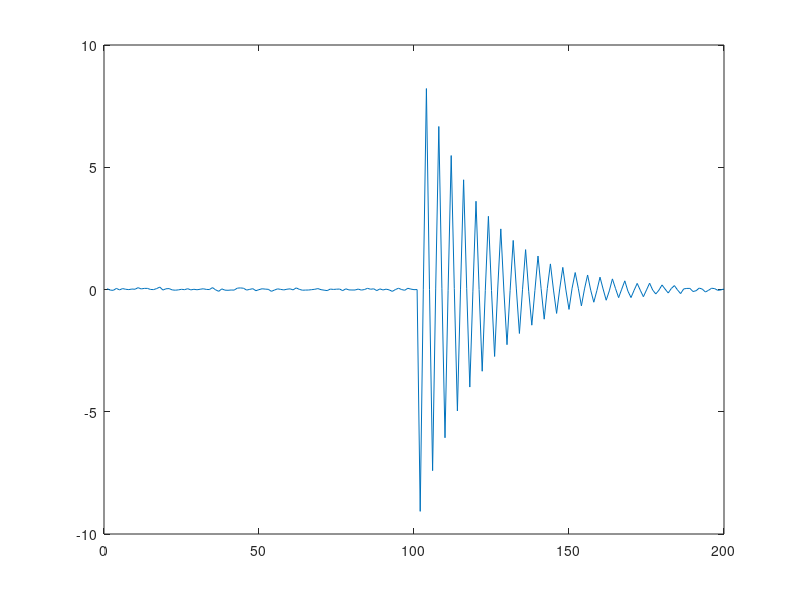

Here is the MATLAB script that generated this plot: (Note: this script raises an error after producing the figure.)
%% 1.5a ???

t_s = 1;
n = 200;
step = 1;

time = t_s:step:n;
w_t = transpose(wgn(n,1000,0));
s_t = zeros(1,n);

for j = 1:n
    if j < 101
       s_t(j) = 0;
    else
       s_t(j) = 10*exp(-(j - 100)/20)*cos(2*pi*j/4); 
    end
end

x_t = repmat(s_t,1000,1) + w_t;

mean_x = @(t) mean(x_t(t,:));

plot(time,mean(x_t, 1))
hold on
%plot(time,mean_x(time),'r')

%% 1.5b ???

%y = Autocov(x_t,n)

Cov(h)=0;

for h=1:n
    
for i=1:(n-h+1)    
   Cov(h)=Cov(h)+( x_t(i+h-1)-mean_x(i+h-1) ).*(( x_t(i)-mean_x(i) ));
end
end

y = Cov/n;

plot(time,y)

%% 1.20a ???



%% 1.20b ???



%% 3

fid = fopen('osebx.txt', 'r'); % fid = File ID

cell_data = textscan(fid, '%D %f %f %f %f %f %f', 'Headerlines', 2, 'Delimiter', ',');
fclose(fid); % Semicolon suppresses the output

% columns of a matrix called data  
data = [cell_data{2}, cell_data{3}, cell_data{4}, cell_data{5}, cell_data{6}, cell_data{7}];
data(1:2, :)

% Reverse the data order (last observation first)
data = flipud(data); % flip Up Down

% Using closing prices. This is the 4th column in the data (see osebx.txt)
P = data(:, 4);
